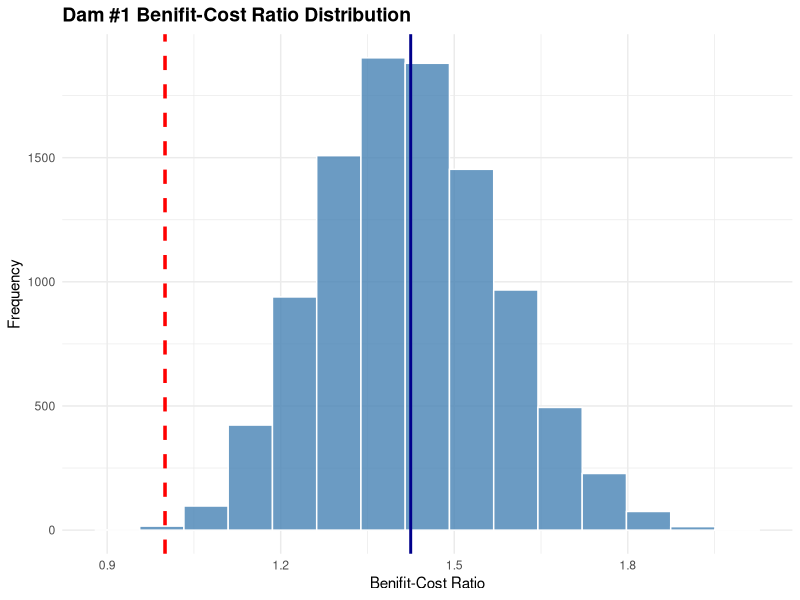
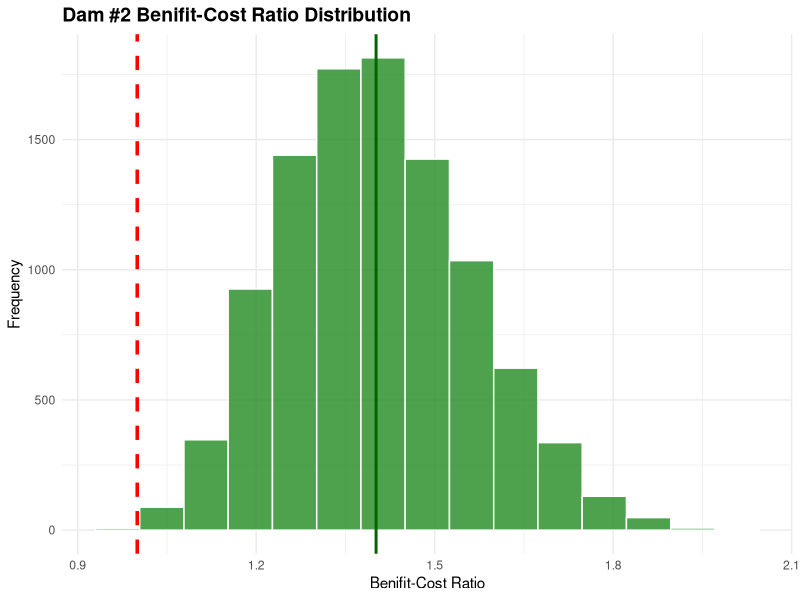

Source code (R) for these figures, in order:
# ALY 6050 Module 2 Project
# Dam Projects Benefit-Cost Analysis
# Monte Carlo Simulation for 10,000 benefit-cost ratios

# Load required libraries
library(tidyverse)

##################################
##### Monte Carlo Simulation #####
##################################

#####################
##### Part One ######
#####################

# Set seed for reproducibility
set.seed(123)

# Number of simulations
n_sim <- 10000

# Set up triangular distribution

triangular_stats <- function(min_val, mode_val, max_val) {
  mean_theoretical <- (min_val + mode_val + max_val) / 3
  var_theoretical <- (min_val^2 + mode_val^2 + max_val^2 - 
                        min_val*mode_val - min_val*max_val - mode_val*max_val) / 18
  sd_theoretical <- sqrt(var_theoretical)
  return(list(mean = mean_theoretical, sd = sd_theoretical))
}

rtriangular <- function(n, min, mode, max) {
u <- runif(n)
f_mode <- (mode - min) / (max - min)

result <- ifelse(u <= f_mode,
                 min + sqrt(u * (mode - min) * (max - min)),
                 max - sqrt((1 - u) * (max - mode) * (max - min)))
return(result)
}

# Dam 1
dam1_benefits <- list(
  navigation = c(min = 1.1, mode = 2.0, max = 2.8),
  hydroelectric = c(min = 8.0, mode = 12.0, max = 14.9),
  fish_wildlife = c(min = 1.4, mode = 1.4, max = 2.2),
  recreation = c(min = 6.5, mode = 9.8, max = 14.6),
  flood_control = c(min = 1.7, mode = 2.4, max = 3.6),
  commercial = c(min = 0.0, mode = 1.6, max = 2.4)
)

dam1_costs <- list(
  capital = c(min = 13.2, mode = 14.2, max = 19.1),
  operations = c(min = 3.5, mode = 4.9, max = 7.4)
)

# Dam 2 
dam2_benefits <- list(
  navigation = c(min = 2.1, mode = 3.0, max = 4.8),
  hydroelectric = c(min = 8.7, mode = 12.2, max = 13.6),
  fish_wildlife = c(min = 2.3, mode = 3.0, max = 3.0),
  recreation = c(min = 5.9, mode = 8.7, max = 15.0),
  flood_control = c(min = 0.0, mode = 3.4, max = 3.4),
  commercial = c(min = 0.0, mode = 1.2, max = 1.8)
)

dam2_costs <- list(
  capital = c(min = 12.8, mode = 15.8, max = 20.1),
  operations = c(min = 3.8, mode = 5.7, max = 8.0)
)

# Simulation setup 
simulate_dam <- function(benefits_data, costs_data, n_simulations) {
  
  # Generate random samples for each benefit category
  benefits_sim <- map_dfc(benefits_data, function(x) {
    rtriangular(n_simulations, x["min"], x["mode"], x["max"])
  })
  
  # Generate random samples for each cost category
  costs_sim <- map_dfc(costs_data, function(x) {
    rtriangular(n_simulations, x["min"], x["mode"], x["max"])
  })
  
  # Calculate total benefits and costs for each simulation
  total_benefits <- rowSums(benefits_sim)
  total_costs <- rowSums(costs_sim)
  
  # Calculate benefit-cost ratios
  bc_ratios <- total_benefits / total_costs
  
  return(list(
    benefits = benefits_sim,
    costs = costs_sim,
    total_benefits = total_benefits,
    total_costs = total_costs,
    bc_ratios = bc_ratios
  ))
}


# Dam 1 simulation
alpha1_results <- simulate_dam(dam1_benefits, dam1_costs, n_sim)
alpha1 <- alpha1_results$bc_ratios

# Dam 2 simulation
alpha2_results <- simulate_dam(dam2_benefits, dam2_costs, n_sim)
alpha2 <- alpha2_results$bc_ratios



##################################
##### Frequency Distribution #####
##################################

# Determining bin size, bins = square root of sample size
print(round(sqrt(n_sim), digits = 0))
# Function to create frequency distribution table
create_frequency_table <- function(data, project_name, n_bins = 100) {
  
  # Determine range and create bins
  data_range <- range(data)
  bin_width <- (data_range[2] - data_range[1]) / n_bins
  
  # Create bin breaks
  breaks <- seq(data_range[1], data_range[2], length.out = n_bins + 1)
  
  # Create intervals using cut function
  intervals <- cut(data, breaks = breaks, include.lowest = TRUE, right = FALSE)
  
  # Create frequency table
  freq_table <- table(intervals)
  
  # Convert to dataframe for better formatting
  freq_df <- data.frame(
    Interval = names(freq_table),
    Frequency = as.numeric(freq_table),
    Relative_Frequency = as.numeric(freq_table) / length(data),
    Cumulative_Frequency = cumsum(as.numeric(freq_table)),
    Cumulative_Relative_Frequency = cumsum(as.numeric(freq_table)) / length(data)
  )
  
  # Round relative frequencies
  freq_df$Relative_Frequency <- round(freq_df$Relative_Frequency, 4)
  freq_df$Cumulative_Relative_Frequency <- round(freq_df$Cumulative_Relative_Frequency, 4)
  
  return(list(
    table = freq_df,
    breaks = breaks,
    bin_width = bin_width
  ))
}

# Dam #1 Frequency Distribution
alpha1_freq <- create_frequency_table(alpha1, "Dam #1", n_bins = 100)

cat("Bin width:", round(alpha1_freq$bin_width, 4), "\n")

print(alpha1_freq$table)

# Dam #2 Frequency Distribution  
alpha2_freq <- create_frequency_table(alpha2, "Dam #2", n_bins = 100)

cat("Bin width:", round(alpha2_freq$bin_width, 4), "\n")

print(alpha2_freq$table)

# Individual histogram for Dam #1
hist_dam1 <- ggplot(data.frame(alpha1 = alpha1), aes(x = alpha1)) +
  geom_histogram(bins = 15, fill = "steelblue", color = "white", alpha = 0.8) +
  geom_vline(xintercept = mean(alpha1), linetype = "solid", color = "darkblue", linewidth = 1) +
  geom_vline(xintercept = 1, linetype = "dashed", color = "red", linewidth = 1.2) +
  labs(title = "Dam #1 Benifit-Cost Ratio Distribution",
       x = "Benifit-Cost Ratio",
       y = "Frequency") +
  theme_minimal() +
  theme(plot.title = element_text(size = 14, face = "bold"),
        plot.subtitle = element_text(size = 12))

print(hist_dam1)

# Individual histogram for Dam #2
hist_dam2 <- ggplot(data.frame(alpha2 = alpha2), aes(x = alpha2)) +
  geom_histogram(bins = 15, fill = "forestgreen", color = "white", alpha = 0.8) +
  geom_vline(xintercept = mean(alpha2), linetype = "solid", color = "darkgreen", linewidth = 1) +
  geom_vline(xintercept = 1, linetype = "dashed", color = "red", linewidth = 1.2) +
  labs(title = "Dam #2 Benifit-Cost Ratio Distribution",
       x = "Benifit-Cost Ratio",
       y = "Frequency") +
  theme_minimal() +
  theme(plot.title = element_text(size = 14, face = "bold"),
        plot.subtitle = element_text(size = 12))

print(hist_dam2)

##################################
### Theoretical vs Observed ######
##################################

# Dam 1 observations
observed_mean_benefits <- mean(alpha1_results$total_benefits)
observed_mean_benefits
observed_sd_benefits <- sd(alpha1_results$total_benefits)
observed_sd_benefits
observed_mean_costs <- mean(alpha1_results$total_costs)
observed_mean_costs
observed_sd_costs <- sd(alpha1_results$total_costs)
observed_sd_costs
observed_mean_bc_ratio <- mean(alpha1)
observed_mean_bc_ratio
observed_sd_bc_ratio <- sd(alpha1)
observed_sd_bc_ratio

# Dam 1 Benefits theoretical stats
theoretical_benefits_stats <- map_dfr(dam1_benefits, function(x) {
  triangular_stats(x["min"], x["mode"], x["max"])
})

# Costs theoretical stats  
theoretical_costs_stats <- map_dfr(dam1_costs, function(x) {
  triangular_stats(x["min"], x["mode"], x["max"])
})

# Total theoretical values
theoretical_mean_benefits <- sum(theoretical_benefits_stats$mean)
theoretical_sd_benefits <- sqrt(sum(theoretical_benefits_stats$sd^2))
theoretical_mean_costs <- sum(theoretical_costs_stats$mean)
theoretical_sd_costs <- sqrt(sum(theoretical_costs_stats$sd^2))


# Dam 2 observations
observed_mean_benefits2 <- mean(alpha2_results$total_benefits)
observed_sd_benefits2 <- sd(alpha2_results$total_benefits)
observed_mean_costs2 <- mean(alpha2_results$total_costs)
observed_sd_costs2 <- sd(alpha2_results$total_costs)
observed_mean_bc_ratio2 <- mean(alpha2)
observed_sd_bc_ratio2 <- sd(alpha2)

# Dam 2 Benefits theoretical stats
theoretical_benefits_stats2 <- map_dfr(dam2_benefits, function(x) {
  triangular_stats(x["min"], x["mode"], x["max"])
})

# Costs theoretical stats  
theoretical_costs_stats2 <- map_dfr(dam2_costs, function(x) {
  triangular_stats(x["min"], x["mode"], x["max"])
})

# Total theoretical values
theoretical_mean_benefits2 <- sum(theoretical_benefits_stats2$mean)
theoretical_sd_benefits2 <- sqrt(sum(theoretical_benefits_stats2$sd^2))
theoretical_mean_costs2 <- sum(theoretical_costs_stats2$mean)
theoretical_sd_costs2 <- sqrt(sum(theoretical_costs_stats2$sd^2))

#####################
##### Part Two ######
#####################

n_bins <- 100

##################################
#### Lognormal Distribution ######
##################################

# Calculate sample statistics from alpha 1
sample_mean <- mean(alpha1)
sample_sd <- sd(alpha1)
sample_skewness <- mean(((alpha1 - sample_mean) / sample_sd)^3)

# Fit lognormal distribution
log_alpha1 <- log(alpha1)
meanlog <- mean(log_alpha1)
sdlog <- sd(log_alpha1)

# Calculate theoretical statistics
theoretical_mean <- exp(meanlog + (sdlog^2)/2)
theoretical_var <- (exp(sdlog^2) - 1) * exp(2*meanlog + sdlog^2)
theoretical_sd <- sqrt(theoretical_var)

# Create 100 bins
alpha1_range <- range(alpha1)
bin_breaks <- seq(alpha1_range[1], alpha1_range[2], length.out = n_bins + 1)
bin_width <- (alpha1_range[2] - alpha1_range[1]) / n_bins

# Calculate observed frequencies
observed_intervals <- cut(alpha1, breaks = bin_breaks, include.lowest = TRUE, right = FALSE)
observed_freq <- as.numeric(table(observed_intervals))

# Calculate theoretical frequencies from fitted lognormal
theoretical_probs <- plnorm(bin_breaks[-1], meanlog = meanlog, sdlog = sdlog) - 
  plnorm(bin_breaks[-length(bin_breaks)], meanlog = meanlog, sdlog = sdlog)
theoretical_freq <- theoretical_probs * length(alpha1)

# Create comprehensive frequency comparison table
freq_table <- data.frame(
  Bin_Number = 1:n_bins,
  Bin_Lower = round(bin_breaks[-length(bin_breaks)], 6),
  Bin_Upper = round(bin_breaks[-1], 6),
  Bin_Midpoint = round((bin_breaks[-length(bin_breaks)] + bin_breaks[-1])/2, 6),
  Observed_Freq = observed_freq,
  Theoretical_Freq = round(theoretical_freq, 3),
  Observed_Prop = round(observed_freq / length(alpha1), 6),
  Theoretical_Prop = round(theoretical_probs, 6),
  Difference = observed_freq - round(theoretical_freq, 0)
)

# Chi-Squared goodness of fit test

# combine bins < 5
min_expected <- 5
combined_observed <- c()
combined_expected <- c()
combined_bins <- c()
current_obs <- 0
current_exp <- 0
current_bin_count <- 0

for(i in 1:length(theoretical_freq)) {
  current_obs <- current_obs + observed_freq[i]
  current_exp <- current_exp + theoretical_freq[i]
  current_bin_count <- current_bin_count + 1
  
  if(current_exp >= min_expected || i == length(theoretical_freq)) {
    combined_observed <- c(combined_observed, current_obs)
    combined_expected <- c(combined_expected, current_exp)
    combined_bins <- c(combined_bins, current_bin_count)
    current_obs <- 0
    current_exp <- 0
    current_bin_count <- 0
  }
}

# new bins
length(combined_observed)

chi_squared_stat <- sum((combined_observed - combined_expected)^2 / combined_expected)
df <- length(combined_observed) - 1 - 2  # degrees of freedom
p_value <- 1 - pchisq(chi_squared_stat, df)

cat("Chi-squared test results:\n")
cat("Test statistic:", round(chi_squared_stat, 4), "\n")
cat("Degrees of freedom:", df, "\n")
cat("P-value:", format(p_value, scientific = TRUE), "\n")

##################################
###### Results Comparisons ######
##################################

# Create a table for comparison
comparison_table <- data.frame(
  Metric = c("Minimum", "Maximum", "Mean", "Median", "Variance", "Standard Deviation", "P(α > 2)", "P(α > 1.8)", "P(α > 1.5)", "P(α > 1.2)", "P(α > 1)", "P(α > α2)"),
  alpha1 = c(min(alpha1), max(alpha1), mean(alpha1), median(alpha1), var(alpha1), sd(alpha1), mean(alpha1 > 2), mean(alpha1 > 1.8), mean(alpha1 > 1.5), mean(alpha1 > 1.2), mean(alpha1 > 1), mean(alpha1 > alpha2)),
  alpha2 = c(min(alpha2), max(alpha2), mean(alpha2), median(alpha2), var(alpha2), sd(alpha2), mean(alpha2 > 2), mean(alpha2 > 1.8), mean(alpha2 > 1.5), mean(alpha2 > 1.2), mean(alpha2 > 1), mean(alpha2 > alpha1))
)

print(comparison_table)

# compute skewness 
mean_alpha1 <- mean(alpha1_results$bc_ratios)
mean_alpha2 <- mean(alpha2_results$bc_ratios)
sd_alpha1 <- sd(alpha1_results$bc_ratios)
sd_alpha2 <- sd(alpha2_results$bc_ratios)
mean(((alpha1 - mean_alpha1) / sd_alpha1)^3)
mean(((alpha1 - mean_alpha1) / sd_alpha1)^3)
